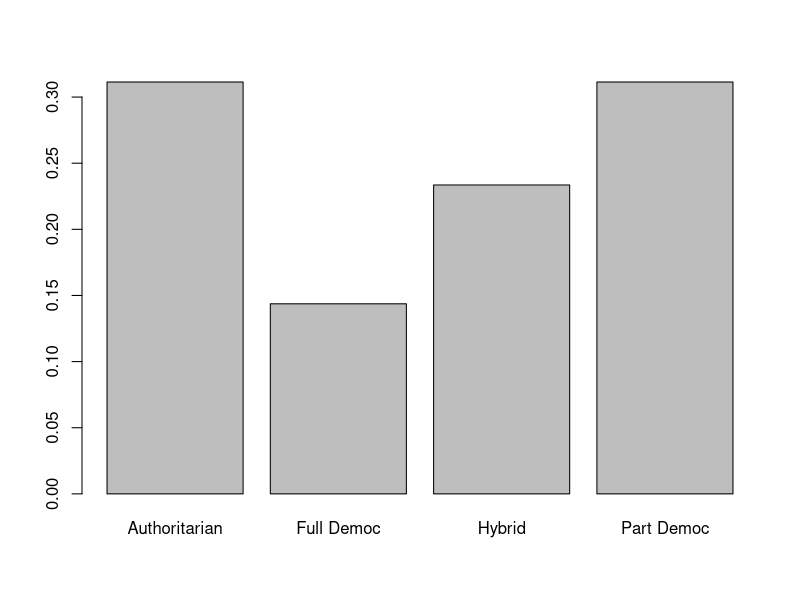
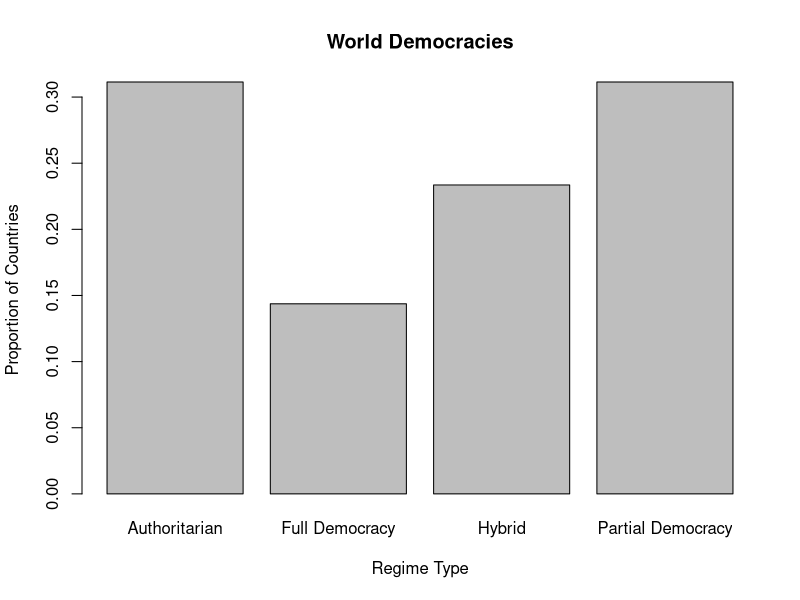

Recreate these plots in R, in order.
## ---- chunk 1
knitr::opts_chunk$set(echo = TRUE)
setwd()
world <- read.csv("poliscidata_world.csv")
## ---- chunk 2
1 + 1
## ---- chunk 3
1 + 1
## ---- chunk 4
world_women <- subset(world, dem_level4 != "Authoritarian", select = c(country, dem_level4, women05, women09, women13))
# These variables record the percent women in the lower house of the legislature for democracies
# We can reshape this dataframe to make "year" a column variable
world_women_reshape <- reshape(world_women,
                               varying = c("women05", "women09", "women13"),
                               v.names = c("dem_level4"),
                               timevar = "year",
                               idvar = "country",
                               times = c(2005, 2009, 2013),
                               direction = "long")
## ---- chunk 5
barplot(prop.table(table(world$dem_level4)))
## ---- chunk 6
barplot(prop.table(table(world$dem_level4)),
        names = c("Authoritarian", "Full Democracy", "Hybrid", "Partial Democracy"),
        xlab  = "Regime Type",
        ylab  = "Proportion of Countries",
        main  = "World Democracies")
